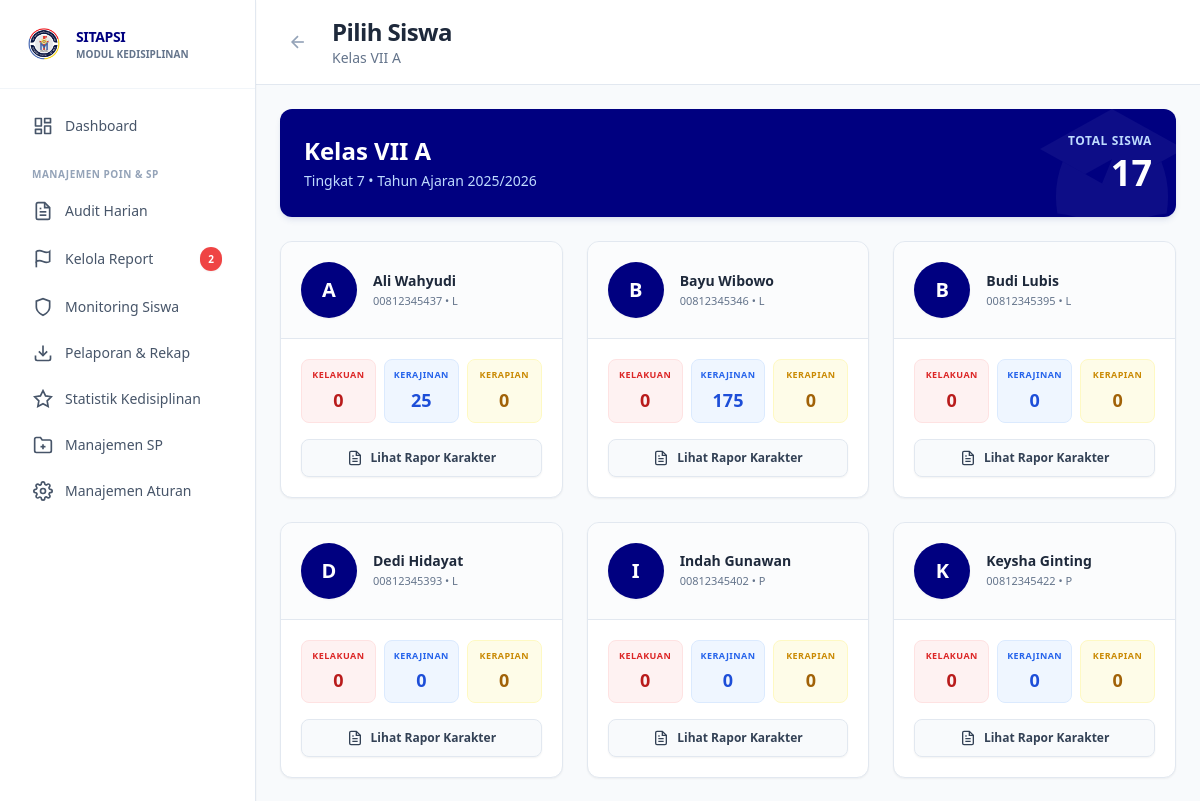
The page /sitapsi/views/admin/rapor_karakter_list.php?kelas=1 (signed in, upper part) on the database as committed earlier.
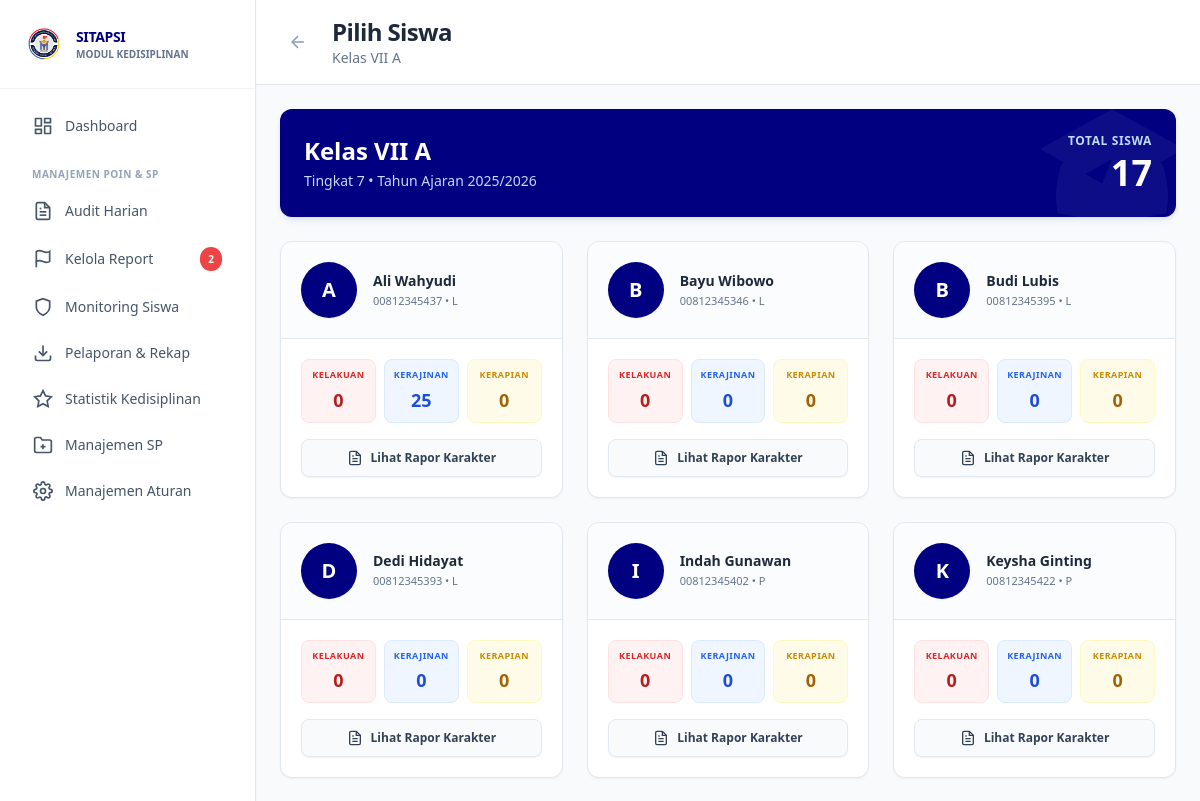
The same page on the database as committed later.
### tables this page shows
CREATE TABLE `tb_kelas` (
  `id_kelas` int(11) NOT NULL,
  `nama_kelas` varchar(10) NOT NULL,
  `tingkat` int(11) NOT NULL
);

CREATE TABLE `tb_tahun_ajaran` (
  `id_tahun` int(11) NOT NULL,
  `nama_tahun` varchar(20) NOT NULL,
  `status` enum('Aktif','Arsip') DEFAULT 'Aktif',
  `semester_aktif` enum('Ganjil','Genap') DEFAULT 'Ganjil'
);

CREATE TABLE `tb_anggota_kelas` (
  `id_anggota` bigint(20) NOT NULL,
  `no_induk` varchar(50) NOT NULL,
  `id_kelas` int(11) NOT NULL,
  `id_tahun` int(11) NOT NULL,
  `poin_kelakuan` int(11) DEFAULT 0,
  `poin_kerajinan` int(11) DEFAULT 0,
  `poin_kerapian` int(11) DEFAULT 0,
  `total_poin_umum` int(11) DEFAULT 0,
  `status_sp_kelakuan` enum('Aman','SP1','SP2','SP3','Sanksi oleh Sekolah') DEFAULT 'Aman',
  `status_sp_kerajinan` enum('Aman','SP1','SP2','SP3','Sanksi oleh Sekolah') DEFAULT 'Aman',
  `status_sp_kerapian` enum('Aman','SP1','SP2','SP3','Sanksi oleh Sekolah') DEFAULT 'Aman',
  `status_sp_terakhir` enum('Aman','SP1','SP2','SP3','Sanksi oleh Sekolah') DEFAULT 'Aman',
  `status_reward` enum('None','Kandidat Reward Semester','Kandidat Sertifikat') DEFAULT 'None'
);

CREATE TABLE `tb_siswa` (
  `no_induk` varchar(50) NOT NULL,
  `nama_siswa` varchar(100) NOT NULL,
  `jenis_kelamin` enum('L','P') NOT NULL,
  `kota` varchar(100) DEFAULT NULL,
  `tanggal_lahir` date DEFAULT NULL,
  `alamat` text DEFAULT NULL,
  `nama_ayah` varchar(150) DEFAULT NULL,
  `pekerjaan_ayah` varchar(100) DEFAULT NULL,
  `nama_ibu` varchar(150) DEFAULT NULL,
  `pekerjaan_ibu` varchar(100) DEFAULT NULL,
  `no_hp_ortu` varchar(15) DEFAULT NULL,
  `id_ortu` int(11) DEFAULT NULL,
  `status_aktif` enum('Aktif','Lulus','Keluar','Dikeluarkan') DEFAULT 'Aktif'
);

### config/database.php (called while the page is built, shortened)
<?php
function getDBConnection()
{
    static $pdo = null;
    if ($pdo === null) {
        try {
            $dsn = "mysql:host=" . DB_HOST . ";dbname=" . DB_NAME . ";charset=" . DB_CHARSET;
            $options = [
                PDO::ATTR_ERRMODE => PDO::ERRMODE_EXCEPTION,
                PDO::ATTR_DEFAULT_FETCH_MODE => PDO::FETCH_ASSOC,
                PDO::ATTR_EMULATE_PREPARES => false,
                PDO::MYSQL_ATTR_INIT_COMMAND => "SET NAMES " . DB_CHARSET
            ];
            $pdo = new PDO($dsn, DB_USER, DB_PASS, $options);
        } catch (PDOException $e) {
            error_log("Database Connection Error: " . $e->getMessage());
            die("Koneksi database gagal. Silakan hubungi administrator.");
        }
    }
    return $pdo;
}
function executeQuery($sql, $params = [])
{
    $pdo = getDBConnection();
    $stmt = $pdo->prepare($sql);
    $stmt->execute($params);
    return $stmt;
}
function fetchOne($sql, $params = [])
{
    $stmt = executeQuery($sql, $params);
    return $stmt->fetch();
}
function fetchAll($sql, $params = [])
{
    $stmt = executeQuery($sql, $params);
    return $stmt->fetchAll();
}
?>

### sitapsi/views/admin/rapor_karakter_list.php (the view, shortened to what the rows shown need)
<?php
require_once '../../../config/database.php';
$id_kelas = $_GET['kelas'] ?? null;
$tahun_aktif = fetchOne("SELECT id_tahun, nama_tahun, semester_aktif FROM tb_tahun_ajaran WHERE status = 'Aktif' LIMIT 1");
$kelas = fetchOne("SELECT * FROM tb_kelas WHERE id_kelas = :id", ['id' => $id_kelas]);
$siswa_list = fetchAll("
    SELECT
        s.no_induk,
        s.nama_siswa,
        s.jenis_kelamin,
        a.id_anggota,
        a.poin_kelakuan,
        a.poin_kerajinan,
        a.poin_kerapian,
        a.total_poin_umum
    FROM tb_anggota_kelas a
    JOIN tb_siswa s ON a.no_induk = s.no_induk
    WHERE a.id_kelas = :id_kelas
    AND a.id_tahun = :id_tahun
    AND s.status_aktif = 'Aktif'
    ORDER BY s.nama_siswa
", [
    'id_kelas' => $id_kelas,
    'id_tahun' => $tahun_aktif['id_tahun']
]);
?>
<!DOCTYPE html>
<html lang="id">
<head>
    <script src="https://cdn.tailwindcss.com"></script>
</head>
<body class="bg-[#F8FAFC]">
<div class="flex h-screen overflow-hidden">
    <?php include '../../includes/sidebar_admin.php'; ?>
    <div class="flex-1 overflow-auto lg:ml-64">
        <div class="bg-white border-b border-[#E2E8F0] px-6 pl-16 lg:pl-6 py-4 sticky top-0 z-30 flex items-center space-x-4">
            <div>
                <h1 class="text-2xl font-extrabold text-slate-800 tracking-tight">Pilih Siswa</h1>
                <p class="text-sm font-medium text-slate-500">Kelas <?= htmlspecialchars($kelas['nama_kelas']) ?></p>
            </div>
        </div>
        <div class="p-6 space-y-6 max-w-7xl mx-auto">
            <div class="bg-[#000080] text-white rounded-xl shadow-md shadow-blue-900/10 p-6 relative overflow-hidden">
                <div class="relative z-10 flex items-center justify-between">
                    <div>
                        <h2 class="text-2xl font-extrabold mb-1">Kelas <?= htmlspecialchars($kelas['nama_kelas']) ?></h2>
                        <p class="text-blue-200 font-medium text-sm">Tingkat <?= $kelas['tingkat'] ?> • Tahun Ajaran <?= $tahun_aktif['nama_tahun'] ?></p>
                    </div>
                </div>
            </div>
            <div class="grid grid-cols-1 md:grid-cols-2 lg:grid-cols-3 gap-6">
                <?php if (empty($siswa_list)): ?>
                <div class="col-span-full bg-white rounded-xl shadow-sm border border-dashed border-[#E2E8F0] p-12 text-center">
                    <svg class="w-16 h-16 text-slate-300 mx-auto mb-4" fill="none" stroke="currentColor" viewBox="0 0 24 24" stroke-width="1.5"><path d="M17 20h5v-2a3 3 0 00-5.356-1.857M17 20H7m10 0v-2c0-.656-.126-1.283-.356-1.857m0 0a5.002 5.002 0 019.288 0M15 7a3 3 0 11-6 0 3 3 0 016 0zm6 3a2 2 0 11-4 0 2 2 0 014 0zM7 10a2 2 0 11-4 0 2 2 0 014 0z"></path></svg>
                    <p class="text-slate-500 font-medium">Belum ada siswa di kelas ini</p>
                </div>
                <?php else: ?>
                <?php foreach ($siswa_list as $siswa): ?>
                <a href="../../actions/cetak_rapor_karakter.php?id=<?= $siswa['id_anggota'] ?>" target="_blank" class="block group">
                    <div class="bg-white rounded-xl shadow-sm border border-[#E2E8F0] transition-all hover:shadow-lg hover:border-[#000080] transform hover:-translate-y-1 overflow-hidden flex flex-col h-full">
                        <div class="p-5 flex items-center space-x-4 border-b border-[#E2E8F0] bg-slate-50/50">
                            <div class="w-14 h-14 bg-[#000080] rounded-full flex items-center justify-center overflow-hidden flex-shrink-0 text-white font-extrabold text-xl shadow-sm">
                                <?= strtoupper(substr($siswa['nama_siswa'], 0, 1)) ?>
                            </div>
                            <div class="flex-1 min-w-0">
                                <h3 class="text-sm font-extrabold text-slate-800 truncate group-hover:text-[#000080] transition-colors">
                                    <?= htmlspecialchars($siswa['nama_siswa']) ?>
                                </h3>
                                <p class="text-[11px] font-medium text-slate-500 mt-0.5"><?= $siswa['no_induk'] ?> • <?= $siswa['jenis_kelamin'] === 'L' ? 'L' : 'P' ?></p>
                            </div>
                        </div>
                        <div class="p-5 flex-1">
                            <div class="grid grid-cols-3 gap-2 mb-4">
                                <div class="bg-red-50 border border-red-100 p-2 rounded-lg text-center">
                                    <p class="text-[9px] text-red-600 font-bold uppercase tracking-wider mb-1">Kelakuan</p>
                                    <p class="text-lg font-extrabold text-red-700"><?= $siswa['poin_kelakuan'] ?></p>
                                </div>
                                <div class="bg-blue-50 border border-blue-100 p-2 rounded-lg text-center">
                                    <p class="text-[9px] text-blue-600 font-bold uppercase tracking-wider mb-1">Kerajinan</p>
                                    <p class="text-lg font-extrabold text-blue-700"><?= $siswa['poin_kerajinan'] ?></p>
                                </div>
                                <div class="bg-yellow-50 border border-yellow-100 p-2 rounded-lg text-center">
                                    <p class="text-[9px] text-yellow-600 font-bold uppercase tracking-wider mb-1">Kerapian</p>
                                    <p class="text-lg font-extrabold text-yellow-700"><?= $siswa['poin_kerapian'] ?></p>
                                </div>
                            </div>
                            <div class="w-full bg-slate-50 text-slate-700 border border-[#E2E8F0] text-center py-2.5 rounded-lg text-xs font-bold group-hover:bg-[#000080] group-hover:text-white group-hover:border-[#000080] transition-colors flex items-center justify-center shadow-sm">
                                Lihat Rapor Karakter
                            </div>
                        </div>
                    </div>
                </a>
                <?php endforeach; ?>
                <?php endif; ?>
            </div>
        </div>
    </div>
</div>
</body>
</html>

Rows that differ between the two databases and show on the page:
changed tb_anggota_kelas "Bayu Wibowo": poin_kerajinan "175" → "0"
